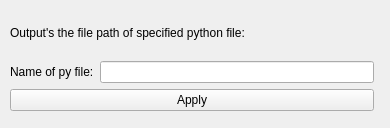
<?xml version="1.0" encoding="UTF-8"?>
<ui version="4.0">
 <class>Form</class>
 <widget class="QWidget" name="Form">
  <property name="geometry">
   <rect>
    <x>0</x>
    <y>0</y>
    <width>390</width>
    <height>128</height>
   </rect>
  </property>
  <property name="windowTitle">
   <string>Form</string>
  </property>
  <widget class="QWidget" name="verticalLayoutWidget">
   <property name="geometry">
    <rect>
     <x>10</x>
     <y>10</y>
     <width>364</width>
     <height>101</height>
    </rect>
   </property>
   <layout class="QVBoxLayout" name="verticalLayout">
    <item>
     <widget class="QLabel" name="get_path_lbl">
      <property name="text">
       <string>Output's the file path of specified python file:</string>
      </property>
     </widget>
    </item>
    <item>
     <layout class="QHBoxLayout" name="horizontalLayout">
      <item>
       <widget class="QLabel" name="getPath_lbl">
        <property name="text">
         <string>Name of py file:</string>
        </property>
        <property name="scaledContents">
         <bool>false</bool>
        </property>
       </widget>
      </item>
      <item>
       <widget class="QLineEdit" name="pythonName_line"/>
      </item>
     </layout>
    </item>
    <item>
     <widget class="QPushButton" name="getPath_apply_btn">
      <property name="text">
       <string>Apply</string>
      </property>
     </widget>
    </item>
   </layout>
  </widget>
 </widget>
 <resources/>
 <connections/>
</ui>
